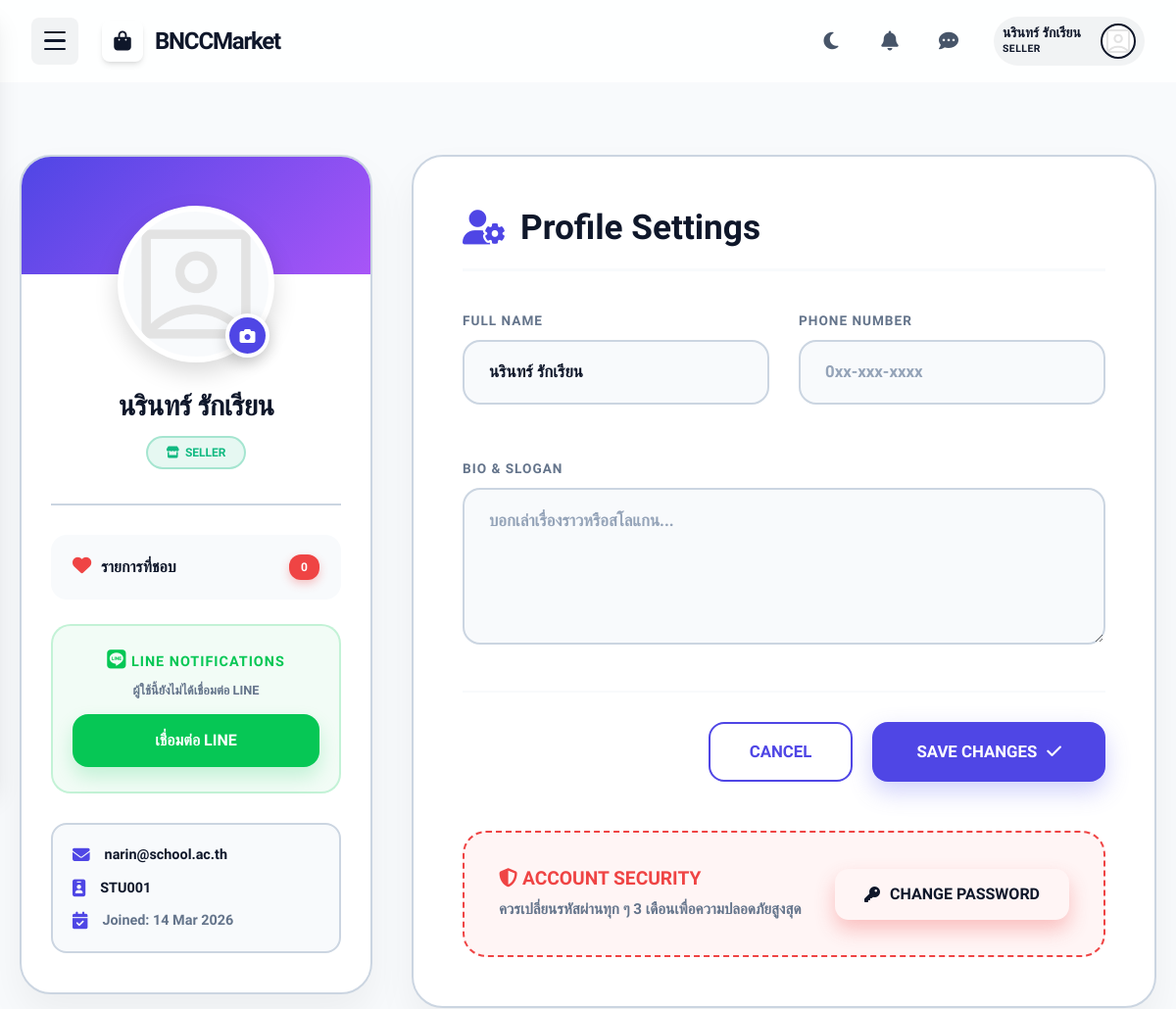
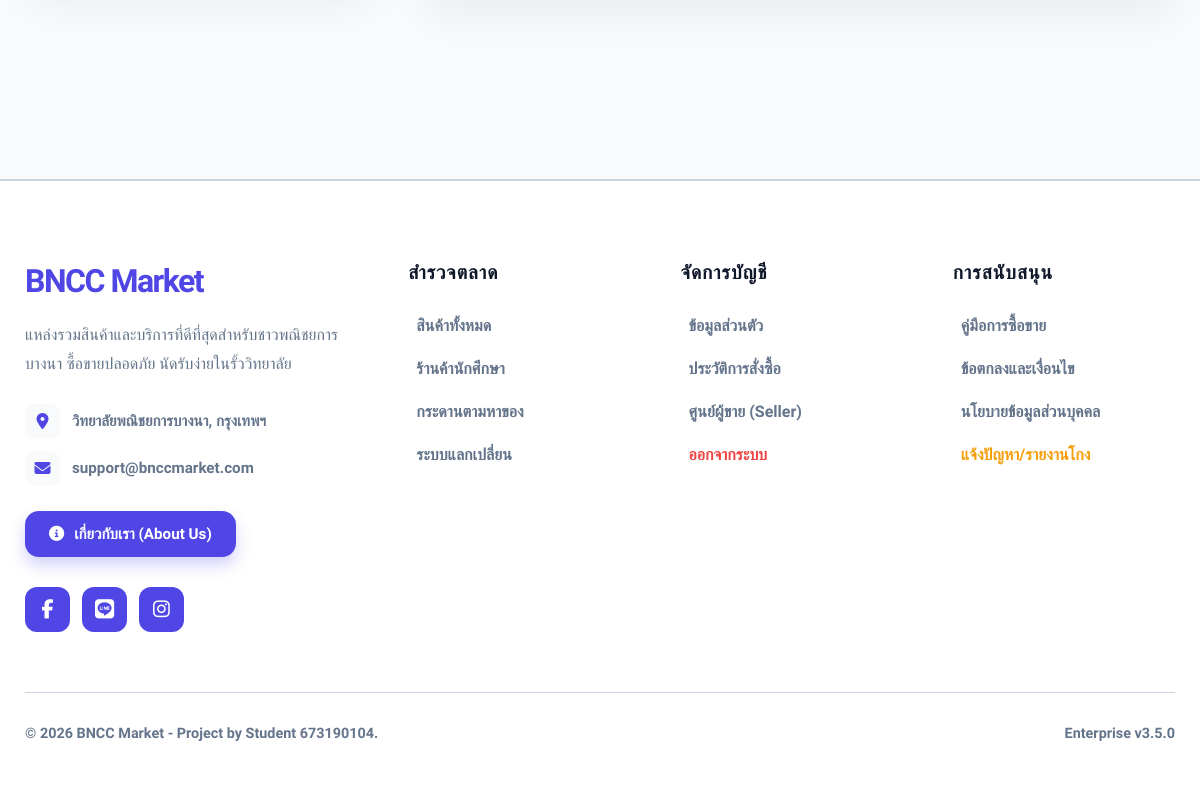
Screenshot of /pages/profile.php (signed in) with the database file from the repository (2 pictures, top to bottom).
### tables this page shows
CREATE TABLE users (
    id INT AUTO_INCREMENT PRIMARY KEY,
    student_id VARCHAR(20) UNIQUE NOT NULL,
    fullname VARCHAR(100) NOT NULL,
    class_room VARCHAR(20),
    email VARCHAR(100) UNIQUE NOT NULL,
    password VARCHAR(255) NOT NULL,
    role ENUM('buyer', 'seller', 'admin') DEFAULT 'buyer',
    created_at TIMESTAMP DEFAULT CURRENT_TIMESTAMP
);

### pages/profile.php (the view, shortened to what this page needs)
<?php
$db = getDB();
$session_user_id = $_SESSION['user_id'];
$is_viewing_other = false;
$target_user_id = $session_user_id;
$stmt = $db->prepare("SELECT * FROM users WHERE id = ?");
$stmt->execute([$target_user_id]);
$user = $stmt->fetch();
$shop_stmt = $db->prepare("SELECT line_user_id FROM shops WHERE user_id = ?");
$shop_stmt->execute([$target_user_id]);
$shop_info = $shop_stmt->fetch();
$wish_stmt = $db->prepare("SELECT COUNT(*) FROM wishlist WHERE user_id = ?");
$wish_stmt->execute([$target_user_id]);
$wish_count = $wish_stmt->fetchColumn();
require_once '../includes/header.php';
?>
<div class="profile-page-wrapper">
    <div class="container profile-layout" style="display: grid; grid-template-columns: 360px 1fr; gap: 40px;">
        <aside class="reveal-left">
            <div class="profile-card sidebar-card">
                <div class="sidebar-content">
                    <div class="avatar-wrapper">
                        <?php
                            $display_avatar = (!empty($user['profile_img']))
                                            ? "../assets/images/profiles/" . $user['profile_img']
                                            : "../assets/images/profiles/default_profile.png";
                        ?>
                        <img src="<?= $display_avatar ?>" id="img-preview" class="avatar-img" alt="Profile">
                        <?php if (!$is_viewing_other): ?>
                            <label for="avatar-input" class="btn-camera-overlay">
                                <i class="fas fa-camera"></i>
                            </label>
                        <?php endif; ?>
                    </div>
                    <div style="margin-bottom: 35px;">
                        <h2 style="font-size: 1.8rem; font-weight: 900; color: var(--solid-text); margin-bottom: 12px; letter-spacing: -0.5px;">
                            <?= htmlspecialchars($user['fullname']) ?>
                        </h2>
                        <?php if (in_array($user['role'], ['admin', 'seller', 'teacher'])): ?>
                            <span class="badge-role <?= $user['role'] ?>">
                                <i class="fas <?= $user['role'] === 'teacher' ? 'fa-chalkboard-teacher' : ($user['role'] === 'admin' ? 'fa-user-shield' : 'fa-store') ?>"></i>
                                <?= strtoupper($user['role']) ?>
                            </span>
                        <?php endif; ?>
                    </div>
                    <div style="text-align: left; padding-top: 30px; border-top: 2px solid var(--solid-border);">
                        <div class="sidebar-menu-item">
                            <span><i class="fas fa-heart" style="width: 25px; color: var(--solid-danger); font-size: 1.2rem;"></i> รายการที่ชอบ</span>
                            <span class="wishlist-count"><?= $wish_count ?></span>
                        </div>
                        <?php if (in_array($user['role'], ['admin', 'seller', 'teacher'])): ?>
                        <div style="margin-top: 25px; padding: 25px 20px; background: rgba(6, 199, 85, 0.05); border-radius: 20px; border: 2px solid rgba(6, 199, 85, 0.2); text-align: center;">
                            <h4 style="font-size: 0.9rem; color: #06c755; font-weight: 900; margin-bottom: 10px; text-transform: uppercase; letter-spacing: 1px;">
                                <i class="fab fa-line" style="font-size: 1.2rem;"></i> LINE Notifications
                            </h4>
                            <?php
                            $line_id = (in_array($user['role'], ['admin', 'teacher'])) ? ($user['line_user_id'] ?? '') : ($shop_info['line_user_id'] ?? '');
                            if (empty($line_id)):
                            ?>
                                <p style="font-size: 0.8rem; color: var(--text-muted); margin-bottom: 15px; font-weight: 600;">ผู้ใช้นี้ยังไม่ได้เชื่อมต่อ LINE</p>
                                <?php if (!$is_viewing_other): ?>
                                    <?php
                                    $client_id = "2009322126";
                                    $redirect_uri = urlencode("https://hosting.bncc.ac.th/s673190104/student_marketplace/auth/line_login_callback.php");
                                    $state = $_SESSION['user_id'];
                                    $line_auth_url = "https://access.line.me/oauth2/v2.1/authorize?response_type=code&client_id=$client_id&redirect_uri=$redirect_uri&state=$state&scope=profile%20openid";
                                    ?>
                                    <a href="<?= $line_auth_url ?>" class="btn-line-connect">เชื่อมต่อ LINE</a>
                                <?php endif; ?>
                            <?php endif; ?>
                        </div>
                        <?php endif; ?>
                        <div style="margin-top: 30px; padding: 20px; background: var(--solid-bg); border-radius: 16px; border: 2px solid var(--solid-border);">
                            <div style="margin-bottom: 12px; display: flex; align-items: center; gap: 15px; font-size: 0.9rem; font-weight: 600; color: var(--solid-text);">
                                <i class="fas fa-envelope" style="color: var(--solid-primary); font-size: 1.1rem;"></i> <?= htmlspecialchars($user['email']) ?>
                            </div>
                            <div style="margin-bottom: 12px; display: flex; align-items: center; gap: 15px; font-size: 0.9rem; font-weight: 600; color: var(--solid-text);">
                                <i class="fas fa-id-badge" style="color: var(--solid-primary); font-size: 1.1rem;"></i> <?= htmlspecialchars($user['student_id']) ?>
                            </div>
                            <div style="display: flex; align-items: center; gap: 15px; font-size: 0.9rem; font-weight: 600; color: var(--text-muted);">
                                <i class="fas fa-calendar-check" style="color: var(--solid-primary); font-size: 1.1rem;"></i> Joined: <?= date('d M Y', strtotime($user['created_at'] ?? 'now')) ?>
                            </div>
                        </div>
                    </div>
                </div>
            </div>
        </aside>
        <main class="reveal-right">
            <div class="profile-card" style="padding: 50px; min-height: 100%;">
                <div style="display: flex; justify-content: space-between; align-items: center; border-bottom: 3px solid var(--solid-bg); padding-bottom: 20px; margin-bottom: 40px;">
                    <h1 style="font-size: 2.2rem; font-weight: 900; color: var(--solid-text); margin: 0; display: flex; align-items: center; gap: 15px;">
                        <i class="fas <?php echo $is_viewing_other ? 'fa-user' : 'fa-user-cog'; ?>" style="color: var(--solid-primary);"></i>
                        <?php echo $is_viewing_other ? 'Profile Details' : 'Profile Settings'; ?>
                    </h1>
                </div>
                <form action="profile.php" method="POST" enctype="multipart/form-data">
                    <div style="display: grid; grid-template-columns: 1fr 1fr; gap: 30px; margin-bottom: 30px;">
                        <div class="form-group">
                            <label>Full Name</label>
                            <input type="text" name="fullname" class="input-solid" value="<?= htmlspecialchars($user['fullname']) ?>" required <?php echo $is_viewing_other ? 'disabled' : ''; ?>>
                        </div>
                        <div class="form-group">
                            <label>Phone Number</label>
                            <input type="text" name="phone" class="input-solid" value="<?= htmlspecialchars($user['phone'] ?? '') ?>" placeholder="0xx-xxx-xxxx" <?php echo $is_viewing_other ? 'disabled' : ''; ?>>
                        </div>
                    </div>
                    <div class="form-group" style="margin-bottom: 40px;">
                        <label>Bio & Slogan</label>
                        <textarea name="bio" class="input-solid" style="min-height: 160px; resize: vertical; line-height: 1.6;" placeholder="บอกเล่าเรื่องราวหรือสโลแกน..." <?php echo $is_viewing_other ? 'disabled' : ''; ?>><?= htmlspecialchars($user['bio'] ?? '') ?></textarea>
                    </div>
                    <?php if (!$is_viewing_other): ?>
                        <div style="display: flex; justify-content: flex-end; gap: 20px; padding-top: 30px; border-top: 2px solid var(--solid-bg);">
                            <a href="index.php" class="btn btn-outline" style="padding: 16px 40px; border-radius: 16px; font-weight: 800; font-size: 1.05rem; border-width: 2px;">CANCEL</a>
                            <button type="submit" class="btn-save-solid">
                                SAVE CHANGES <i class="fas fa-check"></i>
                            </button>
                        </div>
                        <div style="margin-top: 50px; padding: 35px; border-radius: 24px; background: rgba(239, 68, 68, 0.05); border: 2px dashed var(--solid-danger); display: flex; justify-content: space-between; align-items: center; flex-wrap: wrap; gap: 20px;">
                            <div>
                                <h3 style="margin-bottom: 8px; color: var(--solid-danger); font-weight: 900; font-size: 1.2rem; text-transform: uppercase;">
                                    <i class="fas fa-shield-alt"></i> Account Security
                                </h3>
                                <p style="color: var(--text-muted); font-size: 0.95rem; font-weight: 600; margin: 0;">ควรเปลี่ยนรหัสผ่านทุก ๆ 3 เดือนเพื่อความปลอดภัยสูงสุด</p>
                            </div>
                            <a href="change_password.php" class="btn btn-danger" style="border-radius: 14px; padding: 14px 30px; font-size: 1rem; font-weight: 800; box-shadow: 0 10px 20px rgba(239, 68, 68, 0.3);">
                                <i class="fas fa-key"></i> CHANGE PASSWORD
                            </a>
                        </div>
                    <?php endif; ?>
                </form>
            </div>
        </main>
    </div>
</div>
<?php require_once '../includes/footer.php'; ?>

### assets/css/style.css (style rules this page uses)
:root { --primary-color: #4f46e5; --primary-hover: #4338ca; --primary-rgb: 79, 70, 229; --secondary-color: #10b981; --bg-body: #f8fafc; --bg-card: #ffffff; --bg-card-rgb: 255, 255, 255; --text-main: #1e293b; --text-muted: #64748b; --border-color: rgba(226, 232, 240, 0.8); --shadow: 0 10px 25px -5px rgba(0, 0, 0, 0.05), 0 8px 10px -6px rgba(0, 0, 0, 0.05); --shadow-md: 0 20px 25px -5px rgba(0, 0, 0, 0.1); --shadow-lg: 0 25px 50px -12px rgba(0, 0, 0, 0.15); --nav-bg: rgba(255, 255, 255, 0.8); --color-success: #10b981; --color-warning: #f59e0b; --color-danger: #ef4444; --color-info: #3b82f6; }
* { margin: 0; padding: 0; box-sizing: border-box; font-family: 'Prompt', sans-serif; transition: background-color 0.4s cubic-bezier(0.4, 0, 0.2, 1), color 0.4s cubic-bezier(0.4, 0, 0.2, 1), border-color 0.4s ease, box-shadow 0.4s ease; }
body { background-color: var(--bg-body); color: var(--text-main); line-height: 1.6; overflow-x: hidden; }
a { text-decoration: none; color: inherit; }
img { max-width: 100%; display: block; }
.container { max-width: 1200px; margin: 0 auto; padding: 0 20px; }
.btn { padding: 12px 24px; border-radius: 12px; font-weight: 600; cursor: pointer; border: none; display: inline-flex; align-items: center; justify-content: center; gap: 10px; transition: all 0.3s cubic-bezier(0.4, 0, 0.2, 1); }
.btn-outline { background: transparent; border: 2px solid var(--primary-color); color: var(--primary-color); }
.form-group { margin-bottom: 25px; }
.form-group label { display: block; margin-bottom: 10px; font-weight: 600; font-size: 0.9rem; color: var(--text-main); }

### rows the page displays
users: profile_img (placeholder picture), fullname "นรินทร์ รักเรียน", role "SELLER", email "narin@school.ac.th", student "STU001", created_at "14 Mar 2026"

### other values shown
$_SESSION['fullname'] "นรินทร์ รักเรียน"
$_SESSION['role'] "SELLER"
$wish_count "0"
